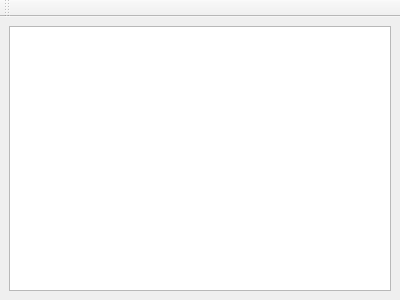
<?xml version="1.0" encoding="UTF-8"?>
<ui version="4.0">
 <class>GenealogyWindow</class>
 <widget class="QMainWindow" name="GenealogyWindow">
  <property name="windowModality">
   <enum>Qt::ApplicationModal</enum>
  </property>
  <property name="geometry">
   <rect>
    <x>0</x>
    <y>0</y>
    <width>400</width>
    <height>300</height>
   </rect>
  </property>
  <property name="windowTitle">
   <string>Genealogy Chart</string>
  </property>
  <widget class="QWidget" name="centralWidget">
   <layout class="QVBoxLayout" name="chart_layout">
    <item>
     <widget class="QTextEdit" name="textEdit"/>
    </item>
   </layout>
  </widget>
  <widget class="QMenuBar" name="menuBar">
   <property name="geometry">
    <rect>
     <x>0</x>
     <y>0</y>
     <width>400</width>
     <height>19</height>
    </rect>
   </property>
  </widget>
  <widget class="QToolBar" name="toolBar">
   <property name="windowTitle">
    <string>toolBar</string>
   </property>
   <attribute name="toolBarArea">
    <enum>TopToolBarArea</enum>
   </attribute>
   <attribute name="toolBarBreak">
    <bool>false</bool>
   </attribute>
  </widget>
 </widget>
 <resources/>
 <connections/>
</ui>
